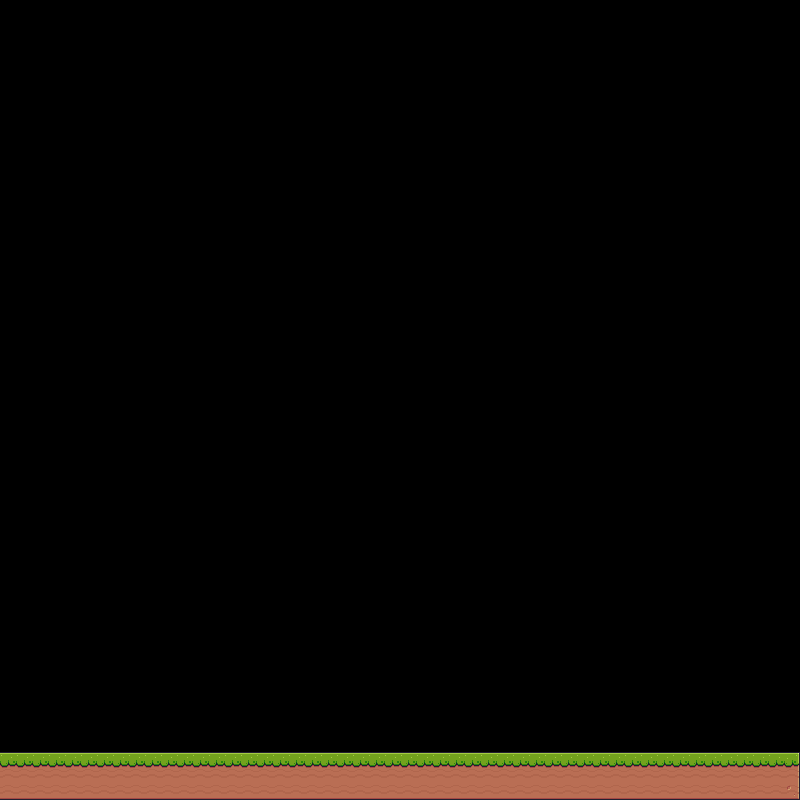

This is a level from a 2D game, rendered from its Tiled map with the project's own tilesets. A one-line summary and the map file follow, with tile-layer data summarised:
An orthogonal 50x50 tile map with 16x16 px tiles, 1 tile layer (Tile Layer 1).

<map version="1.4" tiledversion="1.4.3" orientation="orthogonal" renderorder="right-down" width="50" height="50" tilewidth="16" tileheight="16" infinite="0" nextlayerid="4" nextobjectid="1">
 <editorsettings>
  <export target="tiledMap.json" format="json" />
 </editorsettings>
 <tileset firstgid="1" name="terrain-tilemap" tilewidth="16" tileheight="16" tilecount="242" columns="22">
  <image source="terrain-tilemap.png" width="352" height="176" />
  <terraintypes>
   <terrain name="New Terrain" tile="7" />
   <terrain name="New Terrain" tile="7" />
  </terraintypes>
  <tile id="6" terrain=",,,1" />
  <tile id="7" terrain=",,1,1" />
  <tile id="8" terrain=",,1," />
  <tile id="28" terrain=",1,,0" />
  <tile id="29" terrain="1,1,0,0" />
  <tile id="30" terrain="1,,0," />
  <tile id="50" terrain=",0,," />
  <tile id="51" terrain="0,0,," />
  <tile id="52" terrain="0,,," />
 </tileset>
 <layer id="1" name="Tile Layer 1" width="50" height="50">
  <data>[2500 cells, 155 non-empty, 7 distinct tile ids]</data>
 </layer>
</map>
